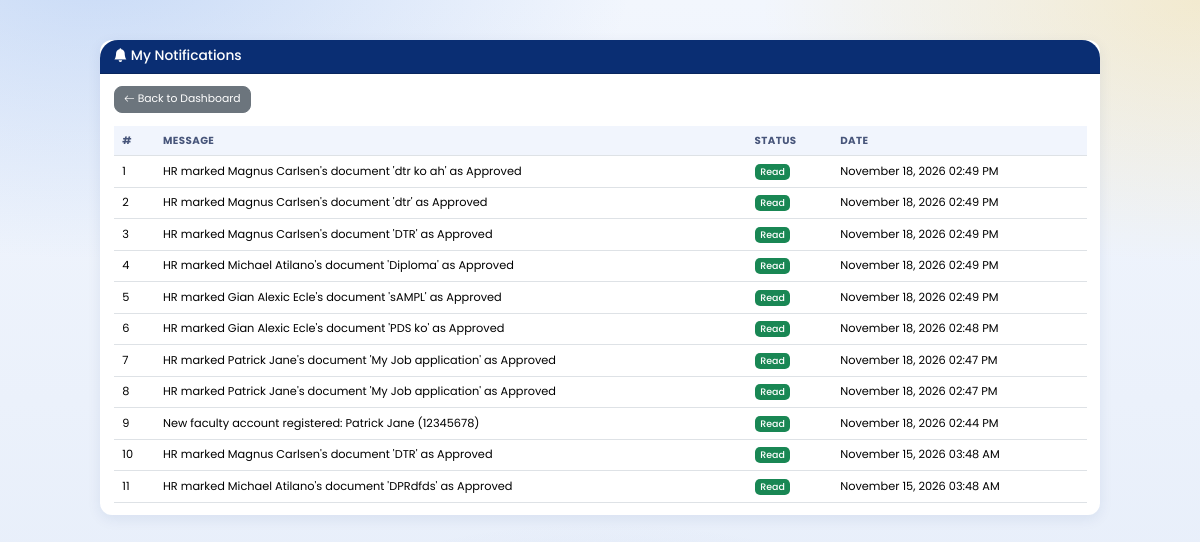
/faculty/notifications.php (signed in), run on the app's committed database.
### tables this page shows
CREATE TABLE `notifications` (
  `notification_id` int(11) NOT NULL AUTO_INCREMENT,
  `user_id` int(11) NOT NULL,
  `message` text NOT NULL,
  `type` varchar(30) DEFAULT 'general',
  `is_read` tinyint(4) DEFAULT 0,
  `email_sent` tinyint(1) DEFAULT 0,
  `created_at` timestamp NOT NULL DEFAULT current_timestamp(),
  PRIMARY KEY (`notification_id`)
);

### faculty/notifications.php (the view, shortened to what this page needs)
<?php
include "../db.php";
$user_id=$_SESSION['user_id'];
$result=mysqli_query($conn,"
SELECT *
FROM notifications
WHERE user_id='$user_id'
ORDER BY created_at DESC
");
?>
<!DOCTYPE html>
<html lang="en">
<head>
<link href="https://cdn.jsdelivr.net/npm/bootstrap@5.3.3/dist/css/bootstrap.min.css" rel="stylesheet">
<link href="https://cdn.jsdelivr.net/npm/bootstrap-icons@1.11.3/font/bootstrap-icons.css" rel="stylesheet">
<link rel="stylesheet" href="../assets/ui.css">
</head>
<body>
<div class="container-box">
<div class="card">
<div class="card-header">
<h4 class="mb-0">
<i class="bi bi-bell-fill"></i>
My Notifications
</h4>
</div>
<div class="card-body">
<a href="dashboard.php" class="btn btn-secondary mb-3">
<i class="bi bi-arrow-left"></i>
Back to Dashboard
</a>
<table class="table table-hover">
<thead>
<tr>
<th>#</th>
<th>Message</th>
<th>Status</th>
<th>Date</th>
</tr>
</thead>
<tbody>
<?php
$i=1;
while($row=mysqli_fetch_assoc($result))
{
?>
<tr>
<td><?php echo $i++; ?></td>
<td><?php echo htmlspecialchars($row['message']); ?></td>
<td>
<?php
if($row['is_read']==0)
{
echo "<span class='badge bg-danger'>Unread</span>";
}
else
{
echo "<span class='badge bg-success'>Read</span>";
}
?>
</td>
<td>
<?php echo date("F d, Y h:i A",strtotime($row['created_at'])); ?>
</td>
</tr>
<?php
}
?>
</tbody>
</table>
</div>
</div>
</div>
</body>
</html>

### assets/ui.css (style rules this page uses)
html { font-size:13.5px !important; }
body { font-size:.92rem; background: radial-gradient(900px 500px at 8% -5%, rgba(91,146,229,.28), transparent 60%), radial-gradient(800px 480px at 100% 0%, rgba(245,180,0,.18), transparent 55%), radial-gradient(900px 600px at 50% 110%, rgba(18,60,146,.16), transparent 60%), linear-gradient(180deg,#f2f6fd 0%,#e4ecf9 100%) !important; background-attachment:fixed !important; }
h4 { font-size:1.02rem !important; }
.stat-card,.chart-card,.card,.profile-card,.card-box { border-radius:12px !important;box-shadow:0 4px 14px rgba(10,46,115,.08) !important; }
.card-body { padding:.9rem 1rem !important; }
.card-header { padding:.6rem 1rem !important;font-size:.9rem; }
.table { font-size:.84rem;margin-bottom:0; }
.table>:not(caption)>*>* { padding:.5rem .65rem !important; }
.table thead th { font-size:.76rem;text-transform:uppercase;letter-spacing:.4px;color:#47557a;background:#f1f5fd !important; }
.btn { font-size:.8rem;padding:.32rem .7rem;border-radius:8px; }
.badge { font-size:.7rem;font-weight:500;padding:.35em .6em; }

### faculty/notifications.php (style rules this page uses)
body { background:#eef3fb; font-family:'Poppins',sans-serif; }
.container-box { max-width:1000px; margin:40px auto; }
.card { border:none; border-radius:18px; box-shadow:0 8px 20px rgba(0,0,0,.08); }
.card-header { background:#0A2E73; color:#fff; padding:20px; border-radius:18px 18px 0 0 !important; }

### data on the page
notifications: message "HR marked Magnus Carlsen's document 'dtr ko ah' as Approved", is_read "Read", created_at "November 18, 2026 02:49 PM"
notifications: message "HR marked Magnus Carlsen's document 'dtr' as Approved", is_read "Read", created_at "November 18, 2026 02:49 PM"
notifications: message "HR marked Magnus Carlsen's document 'DTR' as Approved", is_read "Read", created_at "November 18, 2026 02:49 PM"
notifications: message "HR marked Michael Atilano's document 'Diploma' as Approved", is_read "Read", created_at "November 18, 2026 02:49 PM"
notifications: message "HR marked Gian Alexic Ecle's document 'sAMPL' as Approved", is_read "Read", created_at "November 18, 2026 02:49 PM"
notifications: message "HR marked Gian Alexic Ecle's document 'PDS ko' as Approved", is_read "Read", created_at "November 18, 2026 02:48 PM"
notifications: message "HR marked Patrick Jane's document 'My Job application' as Approved", is_read "Read", created_at "November 18, 2026 02:47 PM"
notifications: message "HR marked Patrick Jane's document 'My Job application' as Approved", is_read "Read", created_at "November 18, 2026 02:47 PM"
notifications: message "New faculty account registered: Patrick Jane (12345678)", is_read "Read", created_at "November 18, 2026 02:44 PM"
notifications: message "HR marked Magnus Carlsen's document 'DTR' as Approved", is_read "Read", created_at "November 15, 2026 03:48 AM"
notifications: message "HR marked Michael Atilano's document 'DPRdfds' as Approved", is_read "Read", created_at "November 15, 2026 03:48 AM"
